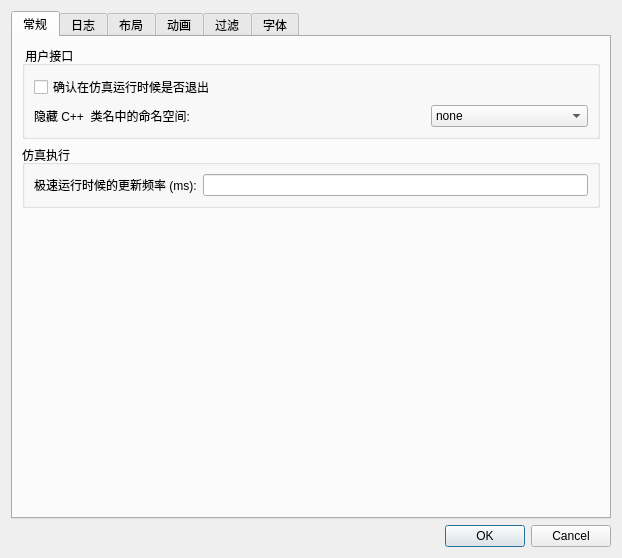
<?xml version="1.0" encoding="UTF-8"?>
<ui version="4.0">
 <class>PreferencesDialog</class>
 <widget class="QDialog" name="PreferencesDialog">
  <property name="geometry">
   <rect>
    <x>0</x>
    <y>0</y>
    <width>622</width>
    <height>558</height>
   </rect>
  </property>
  <property name="sizePolicy">
   <sizepolicy hsizetype="MinimumExpanding" vsizetype="MinimumExpanding">
    <horstretch>0</horstretch>
    <verstretch>0</verstretch>
   </sizepolicy>
  </property>
  <property name="windowTitle">
   <string>Preferences</string>
  </property>
  <layout class="QVBoxLayout" name="verticalLayout">
   <item>
    <widget class="QTabWidget" name="tabWidget">
     <property name="sizePolicy">
      <sizepolicy hsizetype="MinimumExpanding" vsizetype="MinimumExpanding">
       <horstretch>0</horstretch>
       <verstretch>0</verstretch>
      </sizepolicy>
     </property>
     <property name="currentIndex">
      <number>0</number>
     </property>
     <property name="usesScrollButtons">
      <bool>false</bool>
     </property>
     <widget class="QWidget" name="general">
      <property name="enabled">
       <bool>true</bool>
      </property>
      <attribute name="title">
       <string>常规</string>
      </attribute>
      <layout class="QVBoxLayout" name="verticalLayout_4">
       <item>
        <widget class="QGroupBox" name="userInterface">
         <property name="sizePolicy">
          <sizepolicy hsizetype="Minimum" vsizetype="Fixed">
           <horstretch>0</horstretch>
           <verstretch>0</verstretch>
          </sizepolicy>
         </property>
         <property name="title">
          <string> 用户接口</string>
         </property>
         <layout class="QVBoxLayout" name="verticalLayout_9">
          <item>
           <widget class="QCheckBox" name="confirmExit">
            <property name="text">
             <string>确认在仿真运行时候是否退出</string>
            </property>
           </widget>
          </item>
          <item>
           <layout class="QHBoxLayout" name="horizontalLayout" stretch="0,0">
            <item>
             <widget class="QLabel" name="hideNamespaceText">
              <property name="sizePolicy">
               <sizepolicy hsizetype="Preferred" vsizetype="Preferred">
                <horstretch>5</horstretch>
                <verstretch>0</verstretch>
               </sizepolicy>
              </property>
              <property name="text">
               <string>隐藏 C++  类名中的命名空间:</string>
              </property>
             </widget>
            </item>
            <item>
             <widget class="QComboBox" name="hideNameSpace">
              <property name="sizePolicy">
               <sizepolicy hsizetype="Preferred" vsizetype="Fixed">
                <horstretch>2</horstretch>
                <verstretch>0</verstretch>
               </sizepolicy>
              </property>
              <item>
               <property name="text">
                <string>none</string>
               </property>
              </item>
              <item>
               <property name="text">
                <string>omnetpp</string>
               </property>
              </item>
              <item>
               <property name="text">
                <string>all</string>
               </property>
              </item>
             </widget>
            </item>
           </layout>
          </item>
         </layout>
        </widget>
       </item>
       <item>
        <widget class="QGroupBox" name="simulationExecution">
         <property name="sizePolicy">
          <sizepolicy hsizetype="Minimum" vsizetype="Fixed">
           <horstretch>0</horstretch>
           <verstretch>0</verstretch>
          </sizepolicy>
         </property>
         <property name="title">
          <string>仿真执行</string>
         </property>
         <layout class="QVBoxLayout" name="verticalLayout_11">
          <item>
           <layout class="QHBoxLayout" name="horizontalLayout_2">
            <item>
             <widget class="QLabel" name="expressText">
              <property name="text">
               <string>极速运行时候的更新频率 (ms):</string>
              </property>
             </widget>
            </item>
            <item>
             <widget class="QLineEdit" name="express"/>
            </item>
           </layout>
          </item>
         </layout>
        </widget>
       </item>
       <item>
        <spacer name="generalSapcer">
         <property name="orientation">
          <enum>Qt::Vertical</enum>
         </property>
         <property name="sizeType">
          <enum>QSizePolicy::Expanding</enum>
         </property>
         <property name="sizeHint" stdset="0">
          <size>
           <width>0</width>
           <height>0</height>
          </size>
         </property>
        </spacer>
       </item>
      </layout>
     </widget>
     <widget class="QWidget" name="logsPage">
      <attribute name="title">
       <string>日志</string>
      </attribute>
      <layout class="QVBoxLayout" name="verticalLayout_17">
       <item>
        <widget class="QGroupBox" name="logs">
         <property name="sizePolicy">
          <sizepolicy hsizetype="MinimumExpanding" vsizetype="Fixed">
           <horstretch>0</horstretch>
           <verstretch>0</verstretch>
          </sizepolicy>
         </property>
         <property name="title">
          <string>日志</string>
         </property>
         <layout class="QVBoxLayout" name="verticalLayout_10">
          <item>
           <widget class="QCheckBox" name="initBanners">
            <property name="text">
             <string>Print initialization banners</string>
            </property>
           </widget>
          </item>
          <item>
           <widget class="QCheckBox" name="eventBanners">
            <property name="text">
             <string>Print event banners</string>
            </property>
           </widget>
          </item>
          <item>
           <layout class="QVBoxLayout" name="bannersSubLayout">
            <property name="leftMargin">
             <number>18</number>
            </property>
            <item>
             <widget class="QCheckBox" name="shortBanners">
              <property name="text">
               <string>Short event banners</string>
              </property>
             </widget>
            </item>
           </layout>
          </item>
          <item>
           <widget class="QCheckBox" name="noLoggingRefreshDisplay">
            <property name="text">
             <string>Suppress logging in refreshDisplay()</string>
            </property>
           </widget>
          </item>
          <item>
           <layout class="QGridLayout" name="gridLayout_2">
            <item row="0" column="0">
             <widget class="QLabel" name="logPrefixText">
              <property name="text">
               <string>日志前缀格式：</string>
              </property>
             </widget>
            </item>
            <item row="0" column="1">
             <widget class="QLineEdit" name="logPrefix">
              <property name="toolTip">
               <string>Here are some of the format characters that you can use in the log prefix.
See the manual or the LogFormatter class for the complete list.

General:
  - %l, %c: log level (INFO, DEBUG, etc) and category string
  - %e, %t, %g: event number, simulation time, and fingerprint if enabled
  - %f, %i, %u: source file, line number, and function

Objects:
  - %E event object (class name, name)
  - %U module of current event (NED type, full path)
  - %C context component (NED type, full path)
  - %K context component, if different from event module (NED type, full path)
  - %J source component or object (NED type or class, full path or pointer)
  - %L source component or object, if different from context (NED type or class, full path or pointer)

Padding with spaces:
  - %[0-9]+ add spaces until specified column
  - %| adaptive tabstop: add padding until longest prefix seen so far
  - %&gt; function call depth times 2-space indentation (see Enter_Method, Enter_Method_Silent)</string>
              </property>
             </widget>
            </item>
            <item row="1" column="0">
             <widget class="QLabel" name="logLevelText">
              <property name="text">
               <string>日志级别:</string>
              </property>
             </widget>
            </item>
            <item row="1" column="1">
             <widget class="QComboBox" name="logLevel">
              <property name="sizePolicy">
               <sizepolicy hsizetype="Minimum" vsizetype="Fixed">
                <horstretch>0</horstretch>
                <verstretch>0</verstretch>
               </sizepolicy>
              </property>
              <item>
               <property name="text">
                <string>FATAL</string>
               </property>
              </item>
              <item>
               <property name="text">
                <string>ERROR</string>
               </property>
              </item>
              <item>
               <property name="text">
                <string>WARN</string>
               </property>
              </item>
              <item>
               <property name="text">
                <string>INFO</string>
               </property>
              </item>
              <item>
               <property name="text">
                <string>DETAIL</string>
               </property>
              </item>
              <item>
               <property name="text">
                <string>DEBUG</string>
               </property>
              </item>
              <item>
               <property name="text">
                <string>TRACE</string>
               </property>
              </item>
             </widget>
            </item>
           </layout>
          </item>
          <item>
           <widget class="QLabel" name="settings">
            <property name="text">
             <string>以上更改将应用于后续仿真。 悬停鼠标可以获得前缀语法。</string>
            </property>
            <property name="wordWrap">
             <bool>true</bool>
            </property>
           </widget>
          </item>
          <item>
           <layout class="QGridLayout" name="gridLayout_3">
            <item row="0" column="0">
             <widget class="QLabel" name="overallText">
              <property name="text">
               <string>所有历史数量(按事件):</string>
              </property>
             </widget>
            </item>
            <item row="0" column="1">
             <widget class="QLineEdit" name="overall"/>
            </item>
           </layout>
          </item>
          <item>
           <widget class="QLabel" name="applies">
            <property name="text">
             <string>极速模式不记录日志。 过滤视图(比如某些子模块的)  通常包含更少事件。</string>
            </property>
            <property name="wordWrap">
             <bool>true</bool>
            </property>
           </widget>
          </item>
          <item>
           <spacer name="verticalSpacer">
            <property name="orientation">
             <enum>Qt::Vertical</enum>
            </property>
            <property name="sizeType">
             <enum>QSizePolicy::Maximum</enum>
            </property>
            <property name="sizeHint" stdset="0">
             <size>
              <width>0</width>
              <height>0</height>
             </size>
            </property>
           </spacer>
          </item>
         </layout>
        </widget>
       </item>
       <item>
        <spacer name="verticalSpacer_3">
         <property name="orientation">
          <enum>Qt::Vertical</enum>
         </property>
         <property name="sizeHint" stdset="0">
          <size>
           <width>0</width>
           <height>0</height>
          </size>
         </property>
        </spacer>
       </item>
      </layout>
     </widget>
     <widget class="QWidget" name="layouting">
      <attribute name="title">
       <string>布局</string>
      </attribute>
      <layout class="QVBoxLayout" name="verticalLayout_5">
       <item>
        <widget class="QGroupBox" name="layoutingBox">
         <property name="sizePolicy">
          <sizepolicy hsizetype="Minimum" vsizetype="Fixed">
           <horstretch>0</horstretch>
           <verstretch>0</verstretch>
          </sizepolicy>
         </property>
         <property name="title">
          <string>布局</string>
         </property>
         <layout class="QVBoxLayout" name="verticalLayout_3">
          <item>
           <widget class="QLabel" name="layoutingText">
            <property name="text">
             <string>布局算法</string>
            </property>
           </widget>
          </item>
          <item>
           <widget class="QFrame" name="frame">
            <property name="frameShape">
             <enum>QFrame::NoFrame</enum>
            </property>
            <property name="frameShadow">
             <enum>QFrame::Raised</enum>
            </property>
            <layout class="QVBoxLayout" name="verticalLayout_19">
             <item>
              <widget class="QRadioButton" name="fastRadio">
               <property name="text">
                <string>Fast</string>
               </property>
               <attribute name="buttonGroup">
                <string notr="true">buttonGroup</string>
               </attribute>
              </widget>
             </item>
             <item>
              <widget class="QRadioButton" name="advancedRadio">
               <property name="text">
                <string>Advanced</string>
               </property>
               <attribute name="buttonGroup">
                <string notr="true">buttonGroup</string>
               </attribute>
              </widget>
             </item>
             <item>
              <widget class="QRadioButton" name="adaptiveRadio">
               <property name="text">
                <string>Adaptive (Fast for large networks, Advanced for smaller ones)</string>
               </property>
               <attribute name="buttonGroup">
                <string notr="true">buttonGroup</string>
               </attribute>
              </widget>
             </item>
            </layout>
           </widget>
          </item>
          <item>
           <widget class="QCheckBox" name="showLayouting">
            <property name="text">
             <string>显示布局进度</string>
            </property>
           </widget>
          </item>
         </layout>
        </widget>
       </item>
       <item>
        <widget class="QGroupBox" name="display">
         <property name="sizePolicy">
          <sizepolicy hsizetype="Minimum" vsizetype="Fixed">
           <horstretch>0</horstretch>
           <verstretch>0</verstretch>
          </sizepolicy>
         </property>
         <property name="title">
          <string>显示</string>
         </property>
         <layout class="QVBoxLayout" name="verticalLayout_12">
          <item>
           <widget class="QCheckBox" name="arrange">
            <property name="text">
             <string>Arrange connections on vector gates parallel to each other</string>
            </property>
           </widget>
          </item>
          <item>
           <widget class="QCheckBox" name="allowZoom">
            <property name="text">
             <string>Zoom out if necessary to fit network into window</string>
            </property>
           </widget>
          </item>
         </layout>
        </widget>
       </item>
       <item>
        <spacer name="layoutingSpacer">
         <property name="orientation">
          <enum>Qt::Vertical</enum>
         </property>
         <property name="sizeType">
          <enum>QSizePolicy::Expanding</enum>
         </property>
         <property name="sizeHint" stdset="0">
          <size>
           <width>0</width>
           <height>0</height>
          </size>
         </property>
        </spacer>
       </item>
      </layout>
     </widget>
     <widget class="QWidget" name="animation">
      <attribute name="title">
       <string>动画</string>
      </attribute>
      <layout class="QVBoxLayout" name="verticalLayout_6">
       <item>
        <widget class="QGroupBox" name="animGeneral">
         <property name="sizePolicy">
          <sizepolicy hsizetype="Minimum" vsizetype="Fixed">
           <horstretch>0</horstretch>
           <verstretch>0</verstretch>
          </sizepolicy>
         </property>
         <property name="title">
          <string> 通用</string>
         </property>
         <layout class="QVBoxLayout" name="verticalLayout_13">
          <item>
           <widget class="QCheckBox" name="animMsg">
            <property name="text">
             <string> 动画消息</string>
            </property>
           </widget>
          </item>
          <item>
           <layout class="QVBoxLayout" name="msgSubLayout">
            <property name="leftMargin">
             <number>18</number>
            </property>
            <item>
             <widget class="QCheckBox" name="animBroadcast">
              <property name="toolTip">
               <string>Animates send/sendDirect calls concurrently, after processing each event (i.e. out of sequence)</string>
              </property>
              <property name="text">
               <string>广播动画</string>
              </property>
             </widget>
            </item>
            <item>
             <widget class="QCheckBox" name="showArrows">
              <property name="text">
               <string>发送动画显示箭头</string>
              </property>
             </widget>
            </item>
           </layout>
          </item>
          <item>
           <widget class="QCheckBox" name="animCalls">
            <property name="text">
             <string> 动画函数调用</string>
            </property>
           </widget>
          </item>
          <item>
           <layout class="QHBoxLayout" name="delayLayout" stretch="2,1">
            <property name="leftMargin">
             <number>18</number>
            </property>
            <item>
             <widget class="QLabel" name="delayText">
              <property name="sizePolicy">
               <sizepolicy hsizetype="Preferred" vsizetype="Preferred">
                <horstretch>0</horstretch>
                <verstretch>0</verstretch>
               </sizepolicy>
              </property>
              <property name="text">
               <string>函数调用间隔 (ms):</string>
              </property>
             </widget>
            </item>
            <item>
             <widget class="QLineEdit" name="delayEdit">
              <property name="sizePolicy">
               <sizepolicy hsizetype="Expanding" vsizetype="Fixed">
                <horstretch>0</horstretch>
                <verstretch>0</verstretch>
               </sizepolicy>
              </property>
             </widget>
            </item>
           </layout>
          </item>
          <item>
           <widget class="QCheckBox" name="showMarker">
            <property name="text">
             <string>Show next event markers</string>
            </property>
           </widget>
          </item>
          <item>
           <widget class="QCheckBox" name="showBubbles">
            <property name="text">
             <string>Show bubbles (bubble() calls)</string>
            </property>
           </widget>
          </item>
         </layout>
        </widget>
       </item>
       <item>
        <widget class="QGroupBox" name="messages">
         <property name="sizePolicy">
          <sizepolicy hsizetype="Minimum" vsizetype="Fixed">
           <horstretch>0</horstretch>
           <verstretch>0</verstretch>
          </sizepolicy>
         </property>
         <property name="title">
          <string> 消息</string>
         </property>
         <layout class="QVBoxLayout" name="verticalLayout_14">
          <item>
           <widget class="QCheckBox" name="dispName">
            <property name="text">
             <string>动画期间显示消息名字</string>
            </property>
           </widget>
          </item>
          <item>
           <widget class="QCheckBox" name="dispClass">
            <property name="text">
             <string>动画期间小时消息类</string>
            </property>
           </widget>
          </item>
          <item>
           <widget class="QCheckBox" name="colorMsg">
            <property name="toolTip">
             <string>Color code (message kind modulo 8): 0=red 1=green 2=blue 3=white 4=yellow 5=cyan 6=magenta 7=black</string>
            </property>
            <property name="text">
             <string>根据消息分类设置颜色</string>
            </property>
           </widget>
          </item>
          <item>
           <widget class="QCheckBox" name="penguinMode">
            <property name="text">
             <string>Penguin  模式</string>
            </property>
           </widget>
          </item>
         </layout>
        </widget>
       </item>
       <item>
        <spacer name="animSpacer">
         <property name="orientation">
          <enum>Qt::Vertical</enum>
         </property>
         <property name="sizeType">
          <enum>QSizePolicy::Expanding</enum>
         </property>
         <property name="sizeHint" stdset="0">
          <size>
           <width>0</width>
           <height>0</height>
          </size>
         </property>
        </spacer>
       </item>
      </layout>
     </widget>
     <widget class="QWidget" name="filtering">
      <attribute name="title">
       <string>过滤</string>
      </attribute>
      <layout class="QVBoxLayout" name="verticalLayout_7">
       <item>
        <widget class="QGroupBox" name="timeLine">
         <property name="sizePolicy">
          <sizepolicy hsizetype="Minimum" vsizetype="Fixed">
           <horstretch>0</horstretch>
           <verstretch>0</verstretch>
          </sizepolicy>
         </property>
         <property name="title">
          <string> 时间轴</string>
         </property>
         <layout class="QVBoxLayout" name="verticalLayout_15">
          <item>
           <widget class="QCheckBox" name="selfMsg">
            <property name="text">
             <string> 显示自产事件</string>
            </property>
           </widget>
          </item>
          <item>
           <widget class="QCheckBox" name="nonSelfMsg">
            <property name="text">
             <string> 显示非自产事件</string>
            </property>
           </widget>
          </item>
          <item>
           <widget class="QCheckBox" name="silentMsg">
            <property name="text">
             <string> 显示静默消息（非动画）,  见下部</string>
            </property>
           </widget>
          </item>
         </layout>
        </widget>
       </item>
       <item>
        <widget class="QGroupBox" name="animationBox">
         <property name="sizePolicy">
          <sizepolicy hsizetype="Minimum" vsizetype="Fixed">
           <horstretch>0</horstretch>
           <verstretch>0</verstretch>
          </sizepolicy>
         </property>
         <property name="title">
          <string>动画</string>
         </property>
         <layout class="QVBoxLayout" name="verticalLayout_16">
          <item>
           <widget class="QLabel" name="excludeMsgText">
            <property name="text">
             <string>动画中需要排除的列表</string>
            </property>
           </widget>
          </item>
          <item>
           <widget class="QTextEdit" name="excludMsgEdit"/>
          </item>
          <item>
           <widget class="QLabel" name="details">
            <property name="text">
             <string>One expression per line. Wildcards, AND, OR, NOT, numeric ranges ({5..10}), field matchers (className(..), kind(..), byteLength(..), etc.) are accepted.</string>
            </property>
            <property name="wordWrap">
             <bool>true</bool>
            </property>
           </widget>
          </item>
         </layout>
        </widget>
       </item>
       <item>
        <spacer name="filteringSpacer">
         <property name="orientation">
          <enum>Qt::Vertical</enum>
         </property>
         <property name="sizeHint" stdset="0">
          <size>
           <width>0</width>
           <height>0</height>
          </size>
         </property>
        </spacer>
       </item>
      </layout>
     </widget>
     <widget class="QWidget" name="fonts">
      <property name="toolTip">
       <string extracomment="字体"/>
      </property>
      <attribute name="title">
       <string>字体</string>
      </attribute>
      <layout class="QVBoxLayout" name="verticalLayout_8">
       <item>
        <widget class="QGroupBox" name="fontsBox">
         <property name="sizePolicy">
          <sizepolicy hsizetype="Minimum" vsizetype="Preferred">
           <horstretch>0</horstretch>
           <verstretch>0</verstretch>
          </sizepolicy>
         </property>
         <property name="title">
          <string>Fonts</string>
         </property>
         <layout class="QGridLayout" name="gridLayout">
          <item row="0" column="0">
           <widget class="QLabel" name="userInterfaceText">
            <property name="sizePolicy">
             <sizepolicy hsizetype="Preferred" vsizetype="Preferred">
              <horstretch>2</horstretch>
              <verstretch>0</verstretch>
             </sizepolicy>
            </property>
            <property name="text">
             <string> 用户界面</string>
            </property>
           </widget>
          </item>
          <item row="1" column="0">
           <widget class="QLabel" name="timeLineText">
            <property name="text">
             <string> 时间轴</string>
            </property>
           </widget>
          </item>
          <item row="2" column="0">
           <widget class="QLabel" name="canvasText">
            <property name="text">
             <string> 画布</string>
            </property>
           </widget>
          </item>
          <item row="3" column="0">
           <widget class="QLabel" name="logText">
            <property name="text">
             <string> 日志窗口</string>
            </property>
           </widget>
          </item>
          <item row="5" column="1">
           <spacer name="fontsSpacer">
            <property name="orientation">
             <enum>Qt::Vertical</enum>
            </property>
            <property name="sizeType">
             <enum>QSizePolicy::Ignored</enum>
            </property>
            <property name="sizeHint" stdset="0">
             <size>
              <width>0</width>
              <height>0</height>
             </size>
            </property>
           </spacer>
          </item>
          <item row="0" column="1">
           <widget class="QFontComboBox" name="userInterfaceBox">
            <property name="sizePolicy">
             <sizepolicy hsizetype="Preferred" vsizetype="Preferred">
              <horstretch>5</horstretch>
              <verstretch>0</verstretch>
             </sizepolicy>
            </property>
           </widget>
          </item>
          <item row="3" column="1">
           <widget class="QFontComboBox" name="logBox">
            <property name="sizePolicy">
             <sizepolicy hsizetype="Preferred" vsizetype="Preferred">
              <horstretch>0</horstretch>
              <verstretch>0</verstretch>
             </sizepolicy>
            </property>
           </widget>
          </item>
          <item row="2" column="2">
           <widget class="QSpinBox" name="canvasNumBox">
            <property name="sizePolicy">
             <sizepolicy hsizetype="Minimum" vsizetype="Preferred">
              <horstretch>0</horstretch>
              <verstretch>0</verstretch>
             </sizepolicy>
            </property>
            <property name="minimum">
             <number>4</number>
            </property>
            <property name="maximum">
             <number>70</number>
            </property>
           </widget>
          </item>
          <item row="1" column="1">
           <widget class="QFontComboBox" name="timeLineBox">
            <property name="sizePolicy">
             <sizepolicy hsizetype="Preferred" vsizetype="Preferred">
              <horstretch>0</horstretch>
              <verstretch>0</verstretch>
             </sizepolicy>
            </property>
           </widget>
          </item>
          <item row="0" column="2">
           <widget class="QSpinBox" name="userInterfaceNumBox">
            <property name="sizePolicy">
             <sizepolicy hsizetype="Minimum" vsizetype="Preferred">
              <horstretch>1</horstretch>
              <verstretch>0</verstretch>
             </sizepolicy>
            </property>
            <property name="minimum">
             <number>4</number>
            </property>
            <property name="maximum">
             <number>70</number>
            </property>
           </widget>
          </item>
          <item row="2" column="1">
           <widget class="QFontComboBox" name="canvasBox">
            <property name="sizePolicy">
             <sizepolicy hsizetype="Preferred" vsizetype="Preferred">
              <horstretch>0</horstretch>
              <verstretch>0</verstretch>
             </sizepolicy>
            </property>
           </widget>
          </item>
          <item row="3" column="2">
           <widget class="QSpinBox" name="logNumBox">
            <property name="sizePolicy">
             <sizepolicy hsizetype="Minimum" vsizetype="Preferred">
              <horstretch>0</horstretch>
              <verstretch>0</verstretch>
             </sizepolicy>
            </property>
            <property name="minimum">
             <number>4</number>
            </property>
            <property name="maximum">
             <number>70</number>
            </property>
           </widget>
          </item>
          <item row="1" column="2">
           <widget class="QSpinBox" name="timeLineNumBox">
            <property name="sizePolicy">
             <sizepolicy hsizetype="Minimum" vsizetype="Preferred">
              <horstretch>0</horstretch>
              <verstretch>0</verstretch>
             </sizepolicy>
            </property>
            <property name="minimum">
             <number>4</number>
            </property>
            <property name="maximum">
             <number>70</number>
            </property>
           </widget>
          </item>
          <item row="4" column="1">
           <widget class="QFontComboBox" name="timeBox"/>
          </item>
          <item row="4" column="0">
           <widget class="QLabel" name="timeText">
            <property name="text">
             <string> 时间</string>
            </property>
           </widget>
          </item>
          <item row="4" column="2">
           <widget class="QSpinBox" name="timeNumBox"/>
          </item>
         </layout>
        </widget>
       </item>
       <item>
        <spacer name="verticalSpacer_2">
         <property name="orientation">
          <enum>Qt::Vertical</enum>
         </property>
         <property name="sizeHint" stdset="0">
          <size>
           <width>0</width>
           <height>0</height>
          </size>
         </property>
        </spacer>
       </item>
       <item>
        <layout class="QHBoxLayout" name="restoreLayout">
         <item>
          <spacer name="restoreSpacer">
           <property name="orientation">
            <enum>Qt::Horizontal</enum>
           </property>
           <property name="sizeHint" stdset="0">
            <size>
             <width>40</width>
             <height>20</height>
            </size>
           </property>
          </spacer>
         </item>
         <item>
          <widget class="QPushButton" name="restoreButton">
           <property name="sizePolicy">
            <sizepolicy hsizetype="Minimum" vsizetype="Preferred">
             <horstretch>0</horstretch>
             <verstretch>0</verstretch>
            </sizepolicy>
           </property>
           <property name="text">
            <string> 加载默认</string>
           </property>
          </widget>
         </item>
        </layout>
       </item>
      </layout>
     </widget>
    </widget>
   </item>
   <item>
    <widget class="QDialogButtonBox" name="buttonBox">
     <property name="sizePolicy">
      <sizepolicy hsizetype="Expanding" vsizetype="Preferred">
       <horstretch>0</horstretch>
       <verstretch>0</verstretch>
      </sizepolicy>
     </property>
     <property name="orientation">
      <enum>Qt::Horizontal</enum>
     </property>
     <property name="standardButtons">
      <set>QDialogButtonBox::Cancel|QDialogButtonBox::Ok</set>
     </property>
    </widget>
   </item>
  </layout>
 </widget>
 <resources/>
 <connections>
  <connection>
   <sender>buttonBox</sender>
   <signal>accepted()</signal>
   <receiver>PreferencesDialog</receiver>
   <slot>accept()</slot>
   <hints>
    <hint type="sourcelabel">
     <x>257</x>
     <y>690</y>
    </hint>
    <hint type="destinationlabel">
     <x>157</x>
     <y>274</y>
    </hint>
   </hints>
  </connection>
  <connection>
   <sender>buttonBox</sender>
   <signal>rejected()</signal>
   <receiver>PreferencesDialog</receiver>
   <slot>reject()</slot>
   <hints>
    <hint type="sourcelabel">
     <x>325</x>
     <y>690</y>
    </hint>
    <hint type="destinationlabel">
     <x>286</x>
     <y>274</y>
    </hint>
   </hints>
  </connection>
 </connections>
 <buttongroups>
  <buttongroup name="buttonGroup"/>
 </buttongroups>
</ui>
